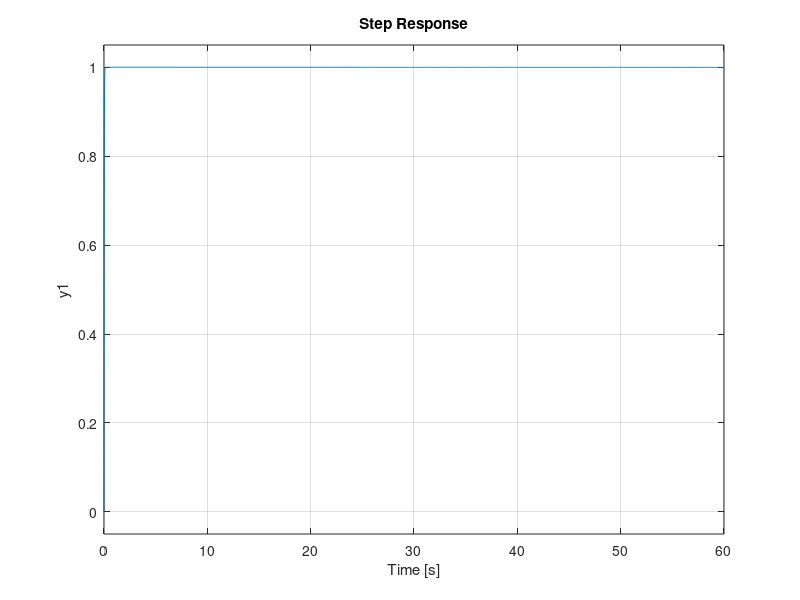

The MATLAB script that drew this image:
% Sample parameters for the scattering based bilateral teleoperation
clear all;
close all;

% Input function amplitude parameter (sin or step with low pass filter)
A = 1;
% Low pass frequency cuff off
Fip = 10;
% Sin frequency
Fc = 1; 
delay = 1;

% Cut off frequency for filter after each discrete derivative
Filter = 100; %Hz

% Human intention controller (PI)
Ph = 23;
Dh = 17;
Ih = 20;

% Master controller
Bm = 0; %0.8;
Km = 0; %1;

% Slave controller
Bs = 3;
Ks = 110;

% Inertia of robot dynamics
Mm = 0.5;
Ms = 2;

% Make the real pole with re<0 to change the inertia of the robot
% dynamics verify this value by adding them to the simulink model
% Dm = 5;
% Ds = 10;
Dm = 0;
Ds = 0;

% Human impedance parameters
% Jh = 0.05;
% Bh = 1.5;
% Kh = 0;

% Human impedance parameters
Jh = 0.05;  %0.5;
Bh = 1.5;   %70;
Kh = 0;     %2000;

% Environment impedance parameters
Je = 0;
Be = 10; %100;
Ke = 200; %200;

% Characteristic impedance
b = 1;

% Sampling time
Ts = 0.001;

%% Slave tuning
s = tf('s');
P = 1/(Ms*s);
C = Ks+Bs/s;

T = (C*P)/(1+C*P);
step(T)